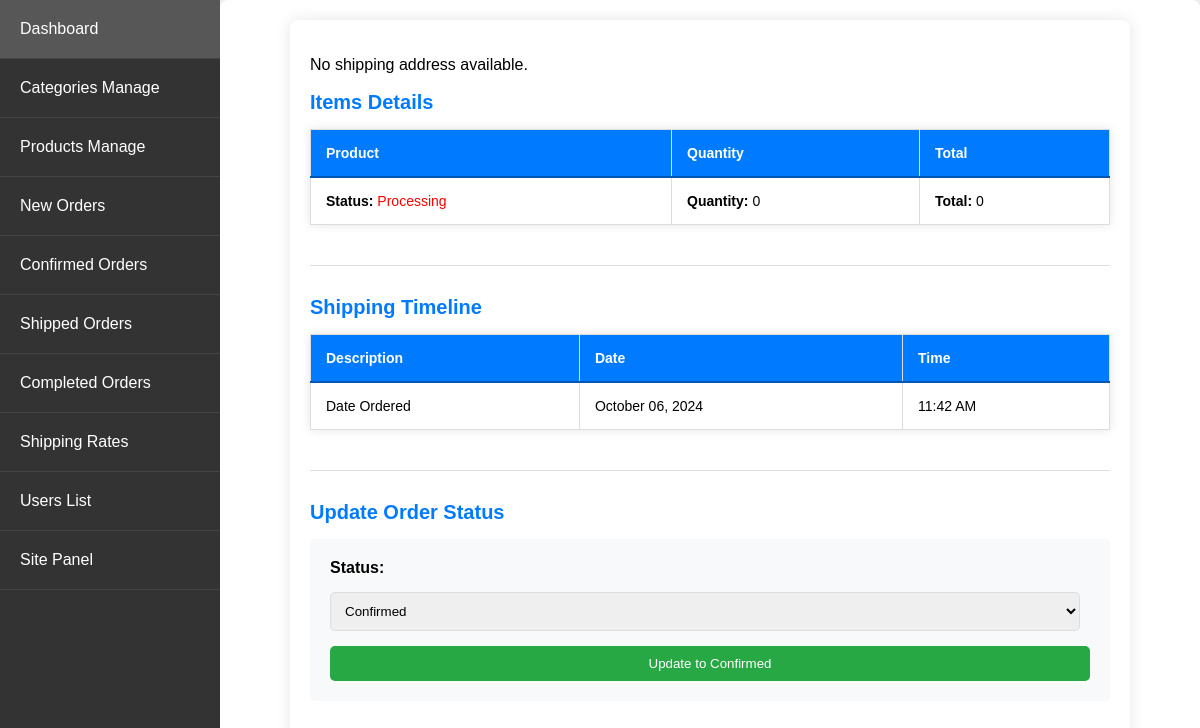
/admin_app/admin_app/orders/pending/117/ (signed in), run on an earlier commit of the app's database.
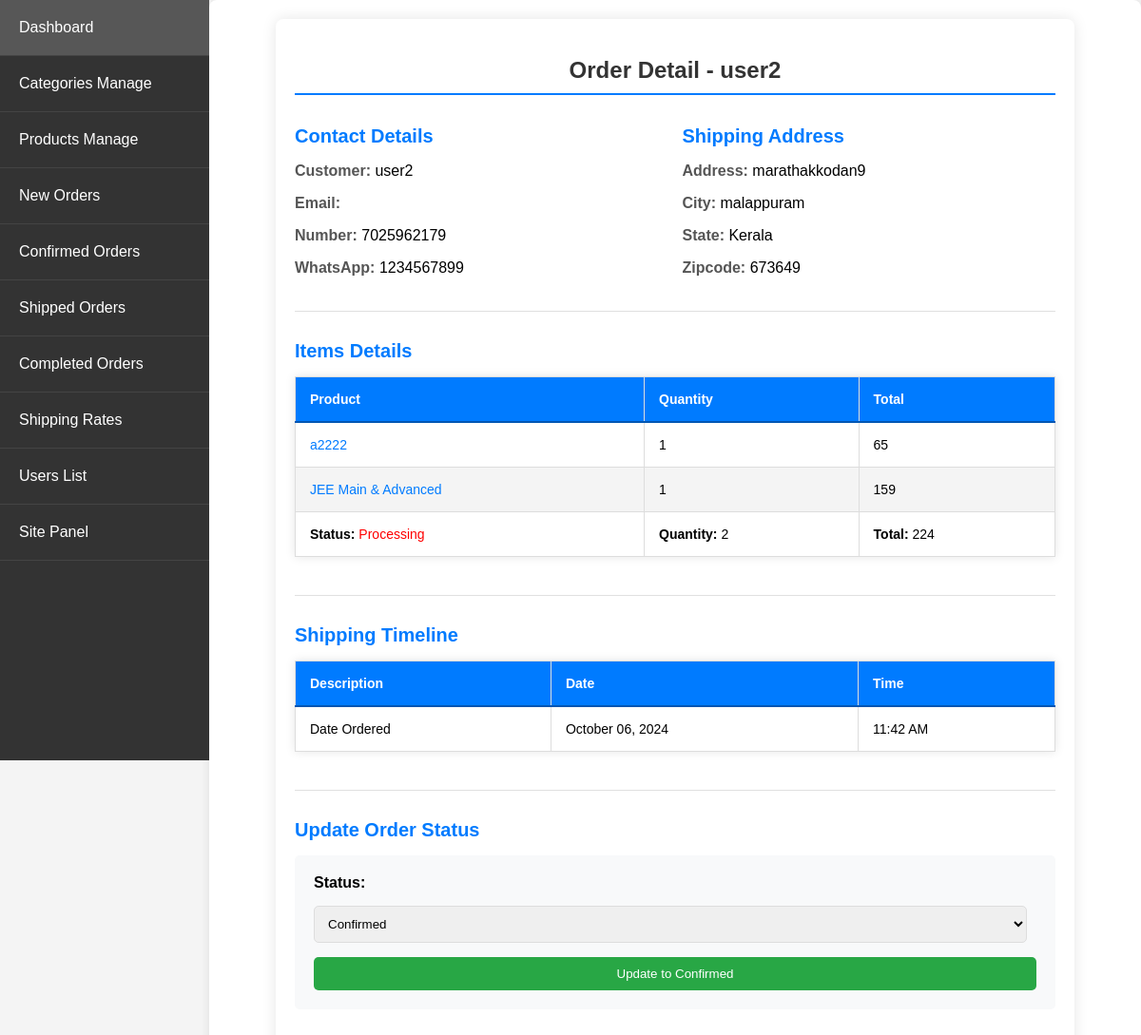
And on a later commit of the database.
### store/models.py (models this page shows, shortened)
class Order(models.Model):
    STATUS_CHOICES = [
        ('Processing', 'Processing'),
        ('Confirmed', 'Confirmed'),
        ('Shipped', 'Shipped'),
        ('Delivered', 'Delivered')
    ]
    customer = models.ForeignKey(Customer, on_delete=models.SET_NULL, null=True, blank=True)
    date_ordered = models.DateTimeField(auto_now_add=True)
    complete = models.BooleanField(default=False)
    razorpay_payment_id = models.CharField(max_length=100, unique=True, null=True, blank=True)
    order_id = models.CharField(max_length=100, unique=True, default=uuid.uuid4, editable=False)
    razorpay_order_id = models.CharField(max_length=100, null=True, blank=True)
    razorpay_signature = models.CharField(max_length=256, null=True, blank=True)
    status = models.CharField(max_length=20, choices=STATUS_CHOICES, default='Processing')
    processing_time = models.DateTimeField(null=True, blank=True)
    confirmed_time = models.DateTimeField(null=True, blank=True)
    shipped_time = models.DateTimeField(null=True, blank=True)
    delivered_time = models.DateTimeField(null=True, blank=True)
    @property
    def get_cart_total(self):
        orderitems = self.orderitem_set.all()
        total = sum([item.get_total for item in orderitems])
        return total
    @property
    def get_cart_items(self):
        orderitems = self.orderitem_set.all()
        total = sum([item.quantity for item in orderitems])
        return total

class Customer(models.Model):
    user = models.OneToOneField(User, on_delete=models.CASCADE)
    name = models.CharField(max_length=200, null=True)
    contact_number = models.CharField(max_length=12, unique=True, null=True)

class ShippingAddress(models.Model):
    customer = models.ForeignKey(Customer, on_delete=models.SET_NULL, null=True)
    order = models.ForeignKey(Order, on_delete=models.SET_NULL, null=True)
    number = models.CharField(max_length=12, null=False, blank=False)
    whatsapp = models.CharField(max_length=12, null=False, blank=False)
    address = models.CharField(max_length=200, null=False)
    city = models.CharField(max_length=200, null=False)
    state = models.CharField(max_length=200, null=False)
    zipcode = models.CharField(max_length=200, null=False)
    date_added = models.DateTimeField(auto_now_add=True)
    Shipping_cost = models.DecimalField(max_digits=7, blank=False, decimal_places=0)

class OrderItem(models.Model):
    product = models.ForeignKey(Product, on_delete=models.SET_NULL, null=True)
    order = models.ForeignKey(Order, on_delete=models.SET_NULL, null=True)
    quantity = models.IntegerField(default=0, null=True, blank=True)
    date_added = models.DateTimeField(auto_now_add=True)
    price_at_purchase = models.DecimalField(max_digits=7, decimal_places=0, null=True, blank=True)
    @property
    def get_total(self):
        if self.price_at_purchase is None:
            self.price_at_purchase = self.product.new_price
        return self.price_at_purchase * self.quantity

class Product(models.Model):
    PRODUCT_STATUS_CHOICES = [
        ('in_stock', 'In Stock'),
        ('out_of_stock', 'Out of Stock'),
    ]
    name = models.CharField(max_length=250, unique=True)
    slug = models.SlugField(max_length=250, unique=True, blank=True)  # Make blank=True
    description = models.TextField(blank=True)
    old_price = models.DecimalField(max_digits=7, blank=True, null=True, decimal_places=0)
    new_price = models.DecimalField(max_digits=7, blank=False, decimal_places=0)
    category = models.ForeignKey(Category, on_delete=models.SET_NULL, null=True)
    image_1 = models.ImageField(upload_to='product')
    image_2 = models.ImageField(upload_to='product', blank=True)
    image_3 = models.ImageField(upload_to='product', blank=True)
    video_url = models.URLField(max_length=200, blank=True)
    stock = models.IntegerField()
    status = models.CharField(max_length=20, choices=PRODUCT_STATUS_CHOICES, default='in_stock')
    active = models.BooleanField(default=True)
    new = models.BooleanField(default=True)
    created = models.DateTimeField(auto_now_add=True)
    update = models.DateField(auto_now=True)
    priority = models.IntegerField(default=0, validators=[MinValueValidator(0)])
    def get_url(self):
        return reverse('store_app:proDetail', args=[self.category.slug, self.slug])
    class Meta:
        ordering = ['priority', 'name']
        verbose_name = 'product'
        verbose_name_plural = 'products'
    class Meta:
        ordering = ['priority', 'name']  # Update ordering to use priority first

### admin_app/views.py (the view, shortened to what this page needs)
# urls.py: path('admin_app/orders/pending/<int:pk>/', views.order_view, name='order_view'),
@login_required
@user_passes_test(is_admin)
def order_view(request, pk):
    order = get_object_or_404(Order, pk=pk)
    shipping_address = ShippingAddress.objects.filter(order=order).first()
    status_progression = {
        'Processing': 'Confirmed',
        'Confirmed': 'Shipped',
        'Shipped': 'Delivered',
        'Delivered': 'Delivered'  # No further status change possible
    }
    next_status = status_progression[order.status]
    return render(request, 'admin_app/order_view.html', {
        'order': order,
        'shipping_address': shipping_address,
        'next_status': next_status
    })

### admin_app/views.py (called while the page is built)
def is_admin(user):
    return user.is_superuser

### store/context_processors.py (called while the page is built)
def menu_link(request): # this function don't wanna call to work, it's defined in setting to work
    links_list = Category.objects.annotate(
        num_products=Count('product', filter=Q(product__active=True, product__stock__gt=0))
    ).filter(num_products__gt=0).order_by('priority', 'name')  # Add an order_by clause here
    paginator3 = Paginator(links_list, 8)
    try:
        page = int(request.GET.get('page', '1'))
    except:
        page = 1
    try:
        links = paginator3.page(page)
    except (InvalidPage, EmptyPage):
        links = paginator3.page(paginator3.num_pages)
    return dict(links=links)

def cart_data(request):
    data = cartData(request)
    cartItems = data['cartItems']
    return {'cartItems': cartItems}

def wishlist_count(request):
    if request.user.is_authenticated:
        wishlist_count = Wishlist.objects.filter(user=request.user).count()
    else:
        cookie_data = cookieWishlist(request)
        wishlist_count = cookie_data['wishlist_count']
    return {'wishlist_count': wishlist_count}

### admin_app/templates/admin_app/order_view.html (shortened to what this page needs)
{% extends 'admin_app/base_admin.html' %}
{% block content %}
<div class="order-details">
    {% if shipping_address %}
    <section class="section">
        <h1>Order Detail - {{ order.customer.name }}</h1>
        <div class="grid">
            <div>
                <h2>Contact Details</h2>
                <p><span class="label">Customer:</span> {{ order.customer.name }}</p>
                <p><span class="label">Email:</span> {{ order.customer.email }}</p>
                <p><span class="label">Number:</span> {{ shipping_address.number }}</p>
                <p><span class="label">WhatsApp:</span> {{ shipping_address.whatsapp }}</p>
            </div>
            <div>
                <h2>Shipping Address</h2>
                <p><span class="label">Address:</span> {{ shipping_address.address }}</p>
                <p><span class="label">City:</span> {{ shipping_address.city }}</p>
                <p><span class="label">State:</span> {{ shipping_address.state }}</p>
                <p><span class="label">Zipcode:</span> {{ shipping_address.zipcode }}</p>
            </div>
        </div>
    </section>
    {% else %}
    <p>No shipping address available.</p>
    {% endif %}
    <div class="section">
        <h2>Items Details</h2>
        <table>
            <thead>
                <tr>
                    <th>Product</th>
                    <th>Quantity</th>
                    <th>Total</th>
                </tr>
            </thead>
            <tbody>
                {% for item in order.orderitem_set.all %}
                <tr>
                    <td><a href="{{ item.product.get_url }}">{{ item.product.name }}</a></td>
                    <td>{{ item.quantity }}</td>
                    <td>{{ item.get_total }}</td>
                </tr>
                {% endfor %}
                <tr>
                    <td><strong>Status: </strong><span style="color: red;">{{ order.status }}</span></td>
                    <td><strong>Quantity: </strong> {{ order.get_cart_items }}</td>
                    <td><strong>Total: </strong> {{ order.get_cart_total }}</td>
                </tr>
            </tbody>
        </table>
    </div>
    <div class="section">
        <h2>Shipping Timeline</h2>
        <table>
            <thead>
                <tr>
                    <th>Description</th>
                    <th>Date</th>
                    <th>Time</th>
                </tr>
            </thead>
            <tbody>
                <tr>
                    <td>Date Ordered</td>
                    <td>{{ order.date_ordered|date:"F d, Y" }}</td>
                    <td>{{ order.date_ordered|date:"h:i A" }}</td>
                </tr>
            </tbody>
        </table>
    </div>
    {% if order.status != 'Delivered' %}
    <div class="section">
        <h2>Update Order Status</h2>
        <form method="post" class="update-form">
            <label for="status">Status:</label>
            <select id="status" name="status">
                <option value="{{ next_status }}">{{ next_status }}</option>
            </select>
            <button type="submit" class="btn btn-success">Update to {{ next_status }}</button>
        </form>
    </div>
    {% else %}
    <div class="section">
        <h2>Order Completed</h2>
    </div>
    {% endif %}
</div>
{% endblock %}

What changed in the data, as far as the page shows it:
changed Order "Processing": customer.name (not shown) → "user2"; get_cart_items "0" → "2"; get_cart_total "0" → "224"
added ShippingAddress: number "7025962179", whatsapp "1234567899", address "marathakkodan9", city "malappuram", state "Kerala", zipcode "673649"
added OrderItem: product.name "a2222", quantity "1", get_total "65"
added OrderItem: product.name "JEE Main & Advanced", quantity "1", get_total "159"
Also different on the page:
text no longer shown: "No shipping address available."
text now shown: "Order Detail - Contact Details Customer: Email: Number: WhatsApp: Shipping Address Address: City: State: Zipcode:"
